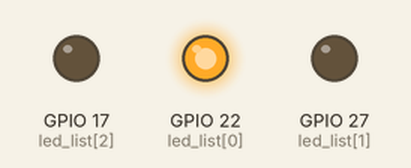
Bench run of a program on a simulated Raspberry Pi (BCM pin numbers). Shown: output pins drawn as LEDs (lit = HIGH).

Above: at 1.5 s.
At 4.5 s:
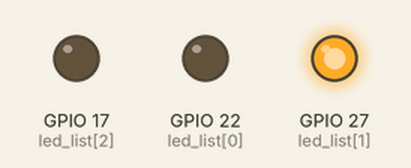
At 7.5 s:
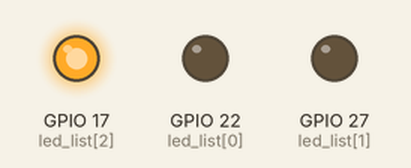
Timing chart, 0 to 11.7 s (numbered marks = the images above):
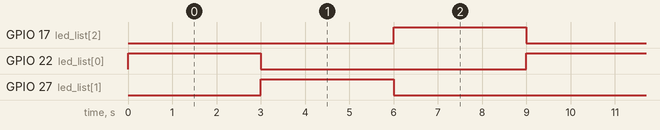

The program:

led_list3.py
```python
#!/usr/bin/env python3
# -*- coding: utf-8 -*-
from gpiozero import LED
from time import sleep

LED_R_PIN = 17  # Red
LED_Y_PIN = 27  # Yellow
LED_G_PIN = 22  # Green
WAIT_TIME = 3

led_list = [
    LED(LED_G_PIN),
    LED(LED_Y_PIN),
    LED(LED_R_PIN)
]
while True:
    for led in led_list:
        led.on()
        sleep(WAIT_TIME)
        led.off()
```

Measured:
- by itself, GPIO 17 (led_list[2]), GPIO 22 (led_list[0]), GPIO 27 (led_list[1]): alternates HIGH for 3.0 s and LOW for 6.0 s
- by itself, everything shown: repeats every 9.0 s, in 3 steps
